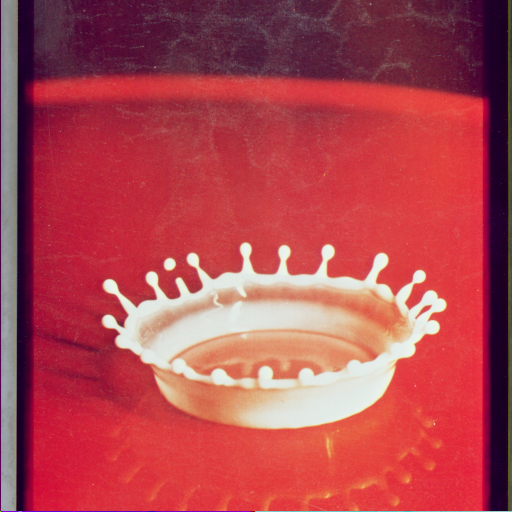
#> input picture Data Set of Images/4.2.01.tiff, 512 x 512 px, found by its file name
$ python '1.Displaying Multiple images with matplotlib.py'
#> lines starting #> are read from the running program, lines starting #| are printed output that depends on the picture
import cv2
import matplotlib.pyplot as plt

def main():

    path = "C:\\Users\\Srikanth\\Desktop\\Python\\Opencv\\Dataset\\"

    img_path1 = path + "4.2.01.tiff"
    img_path2 = path + "4.2.03.tiff"

    img1 = cv2.imread(img_path1,1)
#> img1 is the input picture: shape (512, 512, 3); mean B, G, R 79.9, 70.5, 176.3
    img2 = cv2.imread(img_path2,1)
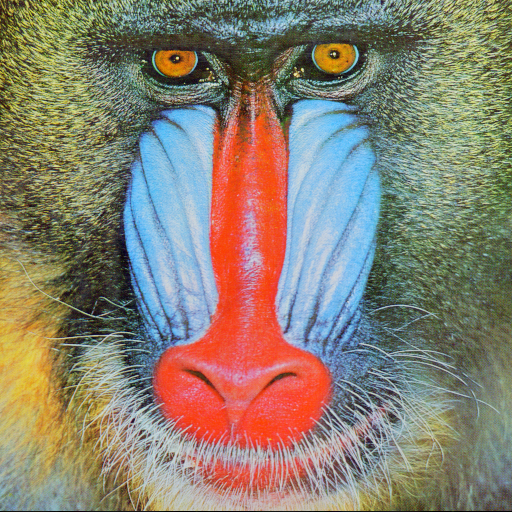
#> input picture Data Set of Images/4.2.03.tiff, 512 x 512 px, found by its file name
#> img2 is the input picture: shape (512, 512, 3); mean B, G, R 113.1, 128.9, 137.4

    img1 = cv2.cvtColor(img1,cv2.COLOR_BGR2RGB)
    img2 = cv2.cvtColor(img2,cv2.COLOR_BGR2RGB)

    plt.subplot(1,2,1) #row size 1st argument, column size 2nd argument, 3rd argument is position of image
    plt.imshow(img1)
    plt.title("Liquid Drop")
    plt.xticks([])
    plt.yticks([])

    plt.subplot(1,2,2)
    plt.imshow(img2)
    plt.title("Mandril")
    plt.xticks([])
    plt.yticks([])

    plt.show()
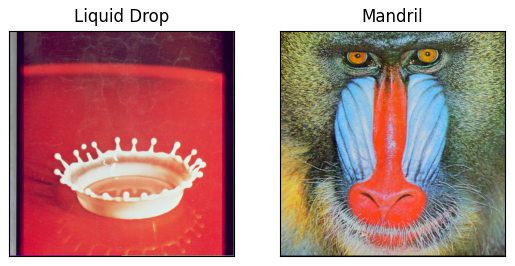
#> figure drawn by matplotlib, 2 panels

if __name__ == "__main__":
    main()
